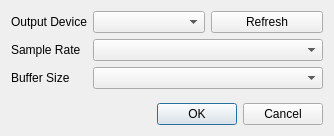
<?xml version="1.0" encoding="UTF-8"?>
<ui version="4.0">
 <class>AudioSettingsDialog</class>
 <widget class="QDialog" name="AudioSettingsDialog">
  <property name="geometry">
   <rect>
    <x>0</x>
    <y>0</y>
    <width>334</width>
    <height>136</height>
   </rect>
  </property>
  <property name="windowTitle">
   <string>Audio Settings</string>
  </property>
  <layout class="QVBoxLayout" name="verticalLayout">
   <item>
    <layout class="QFormLayout" name="formLayout">
     <item row="0" column="0">
      <widget class="QLabel" name="labelDevice">
       <property name="text">
        <string>Output Device</string>
       </property>
      </widget>
     </item>
     <item row="1" column="0">
      <widget class="QLabel" name="labelSampleRate">
       <property name="text">
        <string>Sample Rate</string>
       </property>
      </widget>
     </item>
     <item row="1" column="1">
      <widget class="QComboBox" name="sampleRateCombo"/>
     </item>
     <item row="2" column="0">
      <widget class="QLabel" name="labelBufferSize">
       <property name="text">
        <string>Buffer Size</string>
       </property>
      </widget>
     </item>
     <item row="2" column="1">
      <widget class="QComboBox" name="bufferSizeCombo"/>
     </item>
     <item row="0" column="1">
      <layout class="QHBoxLayout" name="horizontalLayout">
       <item>
        <widget class="QComboBox" name="deviceCombo">
         <property name="sizePolicy">
          <sizepolicy hsizetype="Preferred" vsizetype="Fixed">
           <horstretch>0</horstretch>
           <verstretch>0</verstretch>
          </sizepolicy>
         </property>
        </widget>
       </item>
       <item>
        <widget class="QPushButton" name="refreshDevicesButton">
         <property name="text">
          <string>Refresh</string>
         </property>
         <property name="icon">
          <iconset theme="QIcon::ThemeIcon::ViewRefresh"/>
         </property>
        </widget>
       </item>
      </layout>
     </item>
    </layout>
   </item>
   <item>
    <widget class="QDialogButtonBox" name="buttonBox">
     <property name="standardButtons">
      <set>QDialogButtonBox::Cancel|QDialogButtonBox::Ok</set>
     </property>
    </widget>
   </item>
  </layout>
 </widget>
 <resources/>
 <connections/>
</ui>
